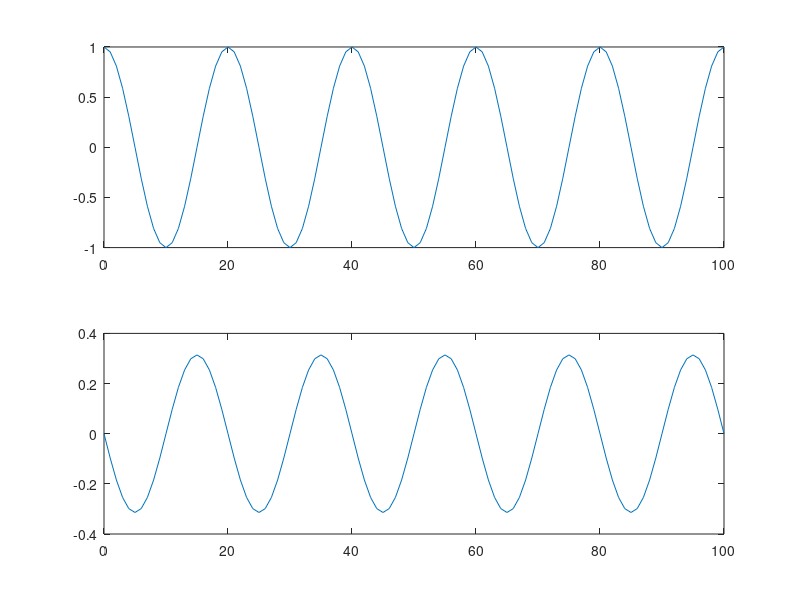

This figure's MATLAB source:

clc

% sampling period
T=1;

% time samples
t=[0:T:100];

omegac=pi/10;

xd=cos(omegac*t);

% derivative of xd
d_xd=-omegac*sin(omegac*t);

figure(5)
clf

subplot(211)
plot(t,xd);

subplot(212)
plot(t,d_xd);

return 
